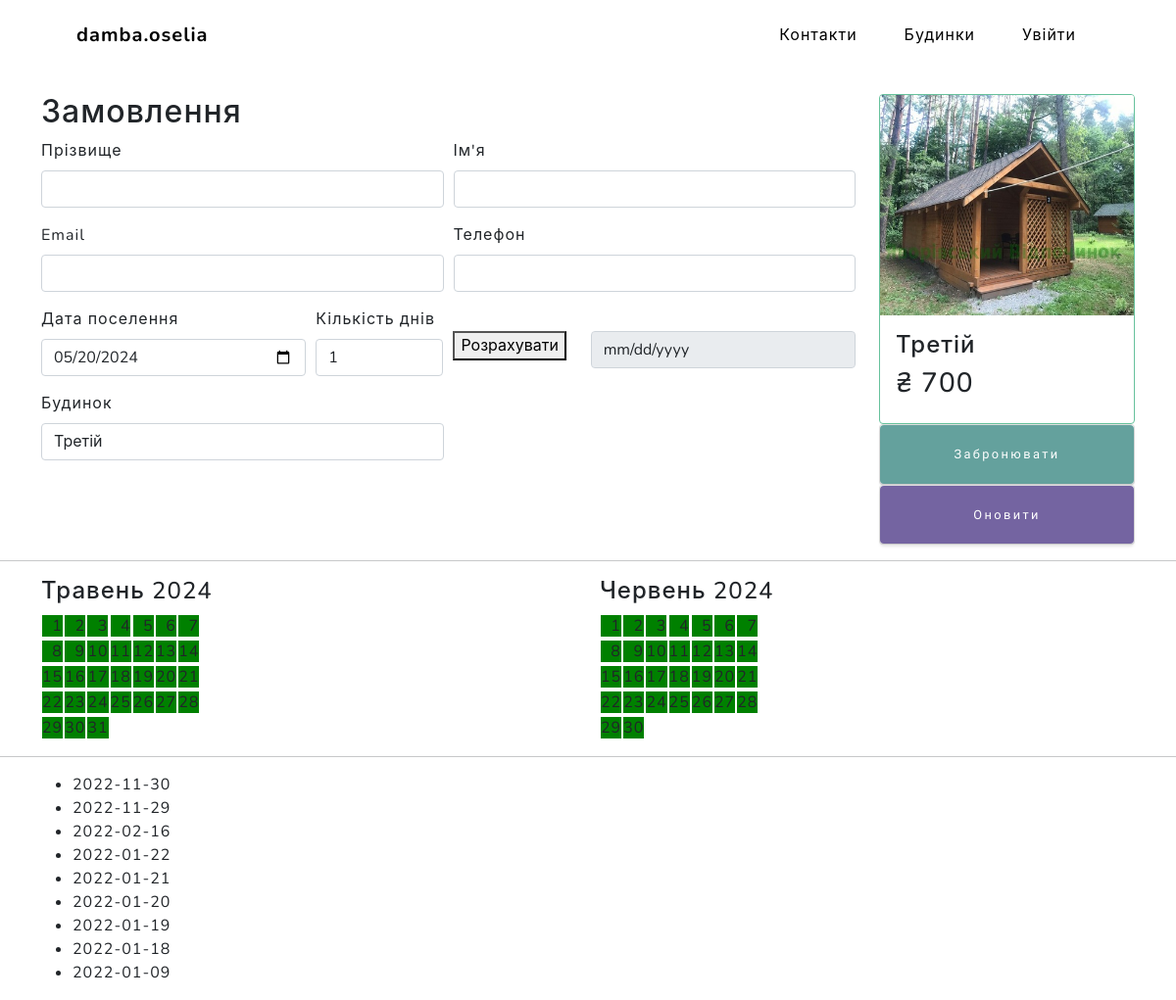
Page /houses/3/order/ on the committed database.
### main/models.py (models this page shows, shortened)
class Houses(models.Model):
    name = models.CharField(max_length=32)
    photo = models.ImageField(null=True, blank=True) #
    price = models.FloatField()
    capacity = models.IntegerField()
    rooms = models.IntegerField(null=True) #
    beds = models.IntegerField()
    wifi = models.BooleanField(default=True)
    kitchen = models.BooleanField(default=True)
    bathroom = models.BooleanField(default=True)
    floors = models.IntegerField()
    central_heat = models.BooleanField(default=False) #
    pets_allow = models.BooleanField(default=False) #
    description = models.CharField(max_length= 255, null=True) #
    def get_absolute_url(self):
        return reverse('house', kwargs={'house_id':self.pk})
    class Meta:
        verbose_name = 'Будинок'
        verbose_name_plural = 'Будинки'
        ordering = ['id']

### main/views.py (the view)
# urls.py: path('houses/<int:house_id>/order/', order_house, name='order_house'),
def order_house(request, house_id):
    info = Houses.objects.get(id=house_id)
    infos = Houses.objects.all()
    book_dates = Book.objects.filter(house=house_id)
    def save_client(f:object):
        first_name = f['first_name']
        last_name = f['last_name']
        phone_number = f['phone']
        email = f['email']
        try:
            Clients.objects.get(email=email)
            print('ТАКИЙ email ВЖЕ Є')
        except Clients.DoesNotExist:
            client = Clients(first_name=first_name, last_name=last_name, phone_number=phone_number, email=email)
            client.save()
        print('SAVED client')
    def save_book(f:object):
        email = f['email']
        client = Clients.objects.get(email=email)
        house = Houses.objects.get(id=house_id)
        count_of_days = f['count_of_days']
        date_future_settlment = f['date_future_settlment']
        date_future_checkout = date_future_settlment + timedelta(days=count_of_days)
        book = Book(client=client, house=house, date_future_settlment=date_future_settlment, date_future_checkout=date_future_checkout)
        book.save()
        print('SAVED book')
    def make_dates_arr(book_dates:list) -> list:
        dates_arr = []
        for bd in book_dates:
            date1, date2 = bd.date_future_settlment, bd.date_future_checkout
            days = (date2 - date1).days
            print(f'{date1} -- {date2} -> {days}')
            date_arr = []
            for i in range(days):
                date2 -= timedelta(days=1)
                date_arr.append(date2)
            dates_arr.append(date_arr)
        return dates_arr
    dates_arr = make_dates_arr(book_dates)
    def today_date():
        year = date.today().year
        month = date.today().month
        months = {
            '1': 'Січень',
            '2': 'Лютий',
            '3': 'Березень',
            '4': 'Квітень',
            '5': 'Травень',
            '6': 'Червень',
            '7': 'Липень',
            '8': 'Серпень',
            '9': 'Вересень',
            '10': 'Жовтень',
            '11': 'Листопад',
            '12': 'Грудень',
        }
        return [year, month if month>9 else '0'+str(month), month+1 if month+1>9 else '0'+str(month), months[str(month)], months[str(month+1)]]
    if request.method == 'POST':
        form = OrderHouse(request.POST)
        if form.is_valid():
            f = form.cleaned_data
            print('  Валідована форма:', f)
            save_client(f)
            save_book(f)
        else:
            print('  НE валідована форма:', form.cleaned_data)
    else:
        form = OrderHouse()
    today = today_date()
    context = {
        'title':f"Замовлення будинку {house_id} - {info.name}",
        'menu':menu,
        'info':info,
        'form':form,
        'infos':infos,
        'book_dates':dates_arr,
        'dates': {
            'current_year': today[0],
            'current_month_num': today[1],
            'next_month_num': today[2],
            'current_month': today[3],
            'next_month': today[4],
        }
    }
    return render(request, 'main/order_house.html', context=context)

### main/forms.py
class OrderHouse(forms.Form):
    first_name = forms.CharField(max_length=32, label="Ім'я")
    last_name = forms.CharField(max_length=32, label='Прізвище')
    phone = forms.IntegerField(label='Телефон')
    email = forms.EmailField(label='Email')
    count_of_days = forms.IntegerField(max_value=5, min_value=1, label='Кількість днів')
    house = forms.ModelChoiceField(queryset=Houses.objects.all(), empty_label='Виберіть будинок', label='Будинок')
    date_future_settlment = forms.DateField(label='Дата поселення')

### main/views.py (called while the page is built)
@register.filter
def get_range(value):
    return range(value)

### main/templates/main/order_house.html (shortened to what this page needs)
{% extends 'main/base.html' %}
{% load static %}
{% block content %}
<section>
    <div class="container">
        <div class="row">
            <div class="col-10">
                <br><br><br><br>
            </div>
            <div class="col-2"></div>
        </div>
    </div>
</section>
<section>
    <div class="container">
        <div class="row">
            <div class="col-sm-7 col-md-9">
                <div class="row">
                    <div class="col-12">
                        <h2 class="">Замовлення</h2>
                    </div>
                </div>
                <div class="row">
                    <div class="col-12">
                        <form action="{% url 'order_house' info.id %}" method="post" id="main_form">
                            <div class="form-row">
                                <div class="form-group col-md-6">
                                    <label for="{{form.last_name.id_for_label}}">{{form.last_name.label}}</label>
                                    {{form.last_name}}
                                </div>
                                <div class="form-group col-md-6">
                                    <label for="{{form.first_name.id_for_label}}">{{form.first_name.label}}</label>
                                    {{form.first_name}}
                                </div>
                            </div>
                            <div class="form-row">
                                <div class="form-group col-md-6">
                                    <label for="{{form.email.id_for_label}}">{{form.email.label}}</label>
                                    {{form.email}}
                                </div>
                                <div class="form-group col-md-6">
                                    <label for="{{form.phone.id_for_label}}">{{form.phone.label}}</label>
                                    {{form.phone}}
                                </div>
                            </div>
                            <div class="form-row">
                                <div class="form-group col-md-4">
                                    <label for="{{form.date_future_settlment.id_for_label}}">{{form.date_future_settlment.label}}</label>
                                    <input type="date" name="{{form.date_future_settlment.name}}" required="" id="{{form.date_future_settlment.id_for_label}}"
                                    class="form-control" value="2002-04-02">
                                </div>
                                <div class="form-group col-md-2">
                                    <label for="{{form.count_of_days.id_for_label}}">{{form.count_of_days.label}}</label>
                                    <input type="number" id="{{form.count_of_days.id_for_label}}" name="{{form.count_of_days.name}}"
                                    min="1" max="5" value="1" class="form-control">
                                </div>
                                <div class="form-group col-md-2">
                                    <label for="quantity_days_btn"></label><br>
                                    <button type="button" class="" id="quantity_days_btn" onclick="calc_price_sum()">Розрахувати</button>
                                </div>
                                <div class="form-group col-md-4">
                                    <input disabled type="date" name="{{form.date_future_checkout.name}}" required="" id="{{form.date_future_checkout.id_for_label}}"
                                    class="form-control" value="">
                                </div>
                            </div>
                            <div class="form-row">
                                <div class="form-group col-md-6">
                                    <label for="{{form.house.id_for_label}}">{{form.house.label}}</label>
                                    <select name="{{form.house.name}}" id="{{form.house.id_for_label}}" class="form-control">
                                        {% for i in infos %}
                                        <option {% if i.id == info.id %}selected{% endif %} value="{{i.id}}">{{i.name}}</option>
                                        {% endfor %}
                                    </select>
                                </div>
                            </div>
                        </form>
                    </div>
                </div>
            </div>
            <div class="col-sm-5 col-md-3">
                    <div class="card box-shadow border border-success">
                        <a href="{{ info.get_absolute_url }}">
                            <img class="card-img-top" data-src="holder.js/100px225?theme=thumb&amp;bg=55595c&amp;fg=eceeef&amp;text=Thumbnail" alt="Photo preview: {{c.photo_preview}}" style="height: 225px; width: 100%; display: block;"
                            src="/static/main/img/houses/{{info.photo}}" data-holder-rendered="true">
                        </a>
                        <div class="card-body">
                            <div class="title-group d-flex">
                                <h4 class="card-title pricing-card-title">{{info.name}}</h3>
                            </div>
                            <h3 class="pricing-card-title">₴ <span id="price_sum">{{info.price|floatformat:0}}</span></h4>
                        </div>
                    </div>
                    <div class="card box-shadow">
                        <button form="main_form" type="submit" name="send_other" class="btn btn-primary">Забронювати</button>
                    </div>
                    <div class="card box-shadow">
                        <a href="{{ c.get_absolute_url }}" class="btn btn-secondary" role="button">Оновити</a>
                    </div>
            </div>
        </div>
    </div>
</section>
<hr>
<section>
    <div class="container">
        <div class="row">
            <div class="col-6">
                <h4>{{dates.current_month}} {{dates.current_year}}</h4>
                <table>
                    <tbody>
                        {% for j in 31|get_range %}
                            {% if  forloop.counter == 1 %}<tr>{% endif %}
                            {% if  forloop.counter == 8 %}<tr>{% endif %}
                            {% if  forloop.counter == 15 %}<tr>{% endif %}
                            {% if  forloop.counter == 22 %}<tr>{% endif %}
                            {% if  forloop.counter == 29 %}<tr>{% endif %}
                            <td>
                                <span class="calendar_cell" id="{{dates.current_year}}-{{dates.current_month_num}}-{% if forloop.counter < 10 %}0{{forloop.counter}}{% else %}{{forloop.counter}}{% endif %}">
                                    {% if forloop.counter < 10 %}&nbsp&nbsp{{forloop.counter}}{% else %}{{forloop.counter}}{% endif %}
                                </span>
                            </td>
                            {% if  forloop.counter == 7 %}</tr>{% endif %}
                            {% if  forloop.counter == 14 %}</tr>{% endif %}
                            {% if  forloop.counter == 21 %}</tr>{% endif %}
                            {% if  forloop.counter == 28 %}</tr>{% endif %}
                            {% if  forloop.counter == 31 %}</tr>{% endif %}
                        {% endfor %}
                    </tbody>
                </table>
            </div>
            <div class="col-6">
                <h4>{{dates.next_month}} {{dates.current_year}}</h4>
                <table>
                    <tbody>
                        {% for jо in 30|get_range %}
                            {% if  forloop.counter == 1 %}<tr>{% endif %}
                            {% if  forloop.counter == 8 %}<tr>{% endif %}
                            {% if  forloop.counter == 15 %}<tr>{% endif %}
                            {% if  forloop.counter == 22 %}<tr>{% endif %}
                            {% if  forloop.counter == 29 %}<tr>{% endif %}
                            <td>
                                <span class="calendar_cell" id="{{dates.current_year}}-{{dates.next_month_num}}-{% if forloop.counter < 10 %}0{{forloop.counter}}{% else %}{{forloop.counter}}{% endif %}">
                                    {% if forloop.counter < 10 %}&nbsp&nbsp{{forloop.counter}}{% else %}{{forloop.counter}}{% endif %}
                                </span>
                            </td>
                            {% if  forloop.counter == 7 %}</tr>{% endif %}
                            {% if  forloop.counter == 14 %}</tr>{% endif %}
                            {% if  forloop.counter == 21 %}</tr>{% endif %}
                            {% if  forloop.counter == 28 %}</tr>{% endif %}
                        {% endfor %}
                    </tbody>
                </table>
            </div>
        </div>
    </div>
</section>
<hr>
<section>
    <div class="container">
        <div class="row">
            <div class="row">
                <div class="">
                    <ul id="book_dates">
                    {% for bd in book_dates %}
                        {% for d in bd %}
                            <li id="li-{{d|date:'Y-m-d'}}">{{d|date:'Y-m-d'}}</li>
                        {% endfor %}
                    {% endfor %}
                    </ul>
                </div>
            </div>
        </div>
    </div>
</section>
{% endblock %}

### rows in the picture
Houses: photo (picture), name "Третій", price "700"

### other values in the picture
{{ m.title }} "Контакти" "Будинки"
{{ dates.current_month }} "Травень"
{{ dates.current_year }} "2024"
{{ dates.next_month }} "Червень"
{{ d|date:'Y-m-d' }} "2022-11-30" "2022-11-29" "2022-02-16" "2022-01-22" "2022-01-21" "2022-01-20" "2022-01-19" "2022-01-18" "2022-01-09"
form field house "Третій"
